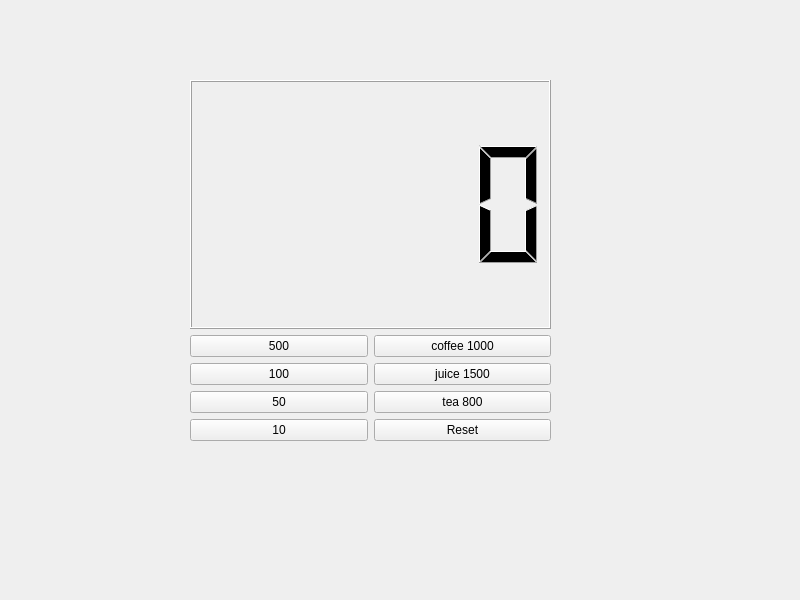
<?xml version="1.0" encoding="UTF-8"?>
<ui version="4.0">
 <class>Widget</class>
 <widget class="QWidget" name="Widget">
  <property name="geometry">
   <rect>
    <x>0</x>
    <y>0</y>
    <width>800</width>
    <height>600</height>
   </rect>
  </property>
  <property name="windowTitle">
   <string>Widget</string>
  </property>
  <widget class="QWidget" name="verticalLayoutWidget">
   <property name="geometry">
    <rect>
     <x>190</x>
     <y>80</y>
     <width>361</width>
     <height>361</height>
    </rect>
   </property>
   <layout class="QVBoxLayout" name="verticalLayout">
    <item>
     <widget class="QLCDNumber" name="lcdNumber"/>
    </item>
    <item>
     <layout class="QGridLayout" name="gridLayout">
      <item row="2" column="0">
       <widget class="QPushButton" name="pushButton_50">
        <property name="text">
         <string>50</string>
        </property>
       </widget>
      </item>
      <item row="0" column="0">
       <widget class="QPushButton" name="pushButton_500">
        <property name="text">
         <string>500</string>
        </property>
       </widget>
      </item>
      <item row="3" column="0">
       <widget class="QPushButton" name="pushButton_10">
        <property name="text">
         <string>10</string>
        </property>
       </widget>
      </item>
      <item row="1" column="1">
       <widget class="QPushButton" name="pushButton_juice">
        <property name="text">
         <string>juice 1500</string>
        </property>
       </widget>
      </item>
      <item row="1" column="0">
       <widget class="QPushButton" name="pushButton_100">
        <property name="text">
         <string>100</string>
        </property>
       </widget>
      </item>
      <item row="0" column="1">
       <widget class="QPushButton" name="pushButton_coffee">
        <property name="text">
         <string>coffee 1000</string>
        </property>
       </widget>
      </item>
      <item row="3" column="1">
       <widget class="QPushButton" name="pushButton_reset">
        <property name="text">
         <string>Reset</string>
        </property>
       </widget>
      </item>
      <item row="2" column="1">
       <widget class="QPushButton" name="pushButton_tea">
        <property name="text">
         <string>tea 800</string>
        </property>
       </widget>
      </item>
     </layout>
    </item>
   </layout>
  </widget>
 </widget>
 <resources/>
 <connections/>
</ui>
